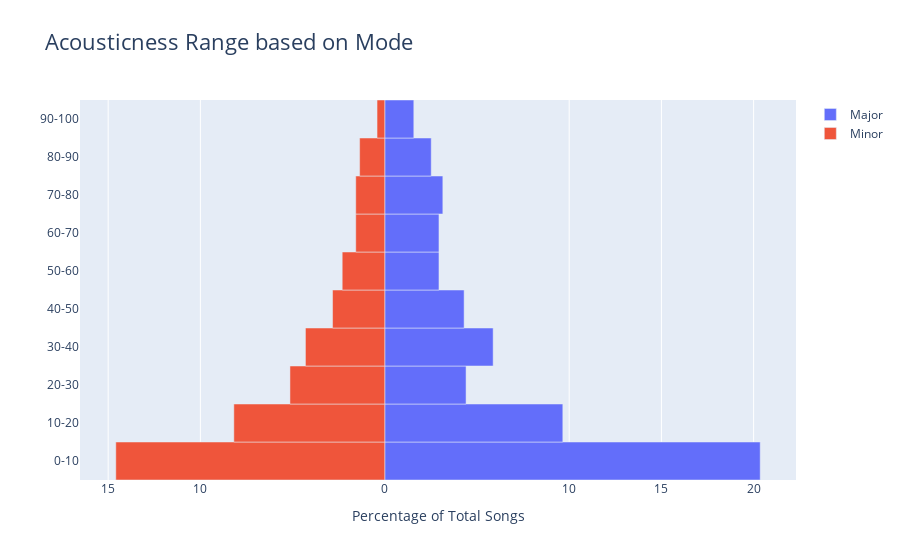

Notebook code cell kept with this figure:
### Code cell
percentage_ranges = np.arange(0, 101, 10)

# Create a new column in the DataFrame to categorize the acousticness into percentage ranges
df['acousticness_range'] = pd.cut(df['acousticness_%'], bins=percentage_ranges, include_lowest=True, right=False)

# Map the categorical ranges to the desired format
df['acousticness_range'] = df['acousticness_range'].apply(lambda x: f'{int(x.left)}-{int(x.right)}')

# Calculate the total count of songs
total_songs = len(df)

# Calculate the percentage of songs for each acousticness range and mode
grouped_df = df.groupby(['acousticness_range', 'mode'], observed=True).size().reset_index(name='song_count')
grouped_df['percentage'] = (grouped_df['song_count'] / total_songs) * 100

# Create a new DataFrame for the final result
result_df = pd.pivot_table(grouped_df, values='percentage', index='acousticness_range', columns='mode', fill_value=0).reset_index()

result_df['Minor'] *= -1  # Invert the percentage for the 'Minor' mode

# Create the population pyramid using Plotly
fig = gp.Figure()

# Adding Major data to the figure
fig.add_trace(gp.Bar(y=result_df['acousticness_range'], x=result_df['Major'],
                     name='Major', orientation='h'))

# Adding Minor data to the figure
fig.add_trace(gp.Bar(y=result_df['acousticness_range'], x=result_df['Minor'],
                     name='Minor', orientation='h'))

# Updating the layout for our graph
fig.update_layout(title='Acousticness Range based on Mode',
                  title_font_size=22, barmode='relative',
                  bargap=0.0, bargroupgap=0,
                  xaxis=dict(tickvals=[-20, -15, -10, 0, 10, 15, 20],
                             ticktext=['20', '15', '10', '0', '10', '15', '20'],
                             title='Percentage of Total Songs',
                             title_font_size=14)
                  )

fig.show()

df.drop(['acousticness_range'], axis=1, inplace=True)

### Figure 1 — Plotly figure (JSON) as saved in the notebook; plotly's stock layout.template omitted (floating-point values rounded to 4 significant figures)
{"data": [{"name": "Major", "orientation": "h", "type": "bar", "x": [20.36, 9.654, 4.407, 5.876, 4.302, 2.938, 2.938, 3.148, 2.518, 1.574], "y": ["0-10", "10-20", "20-30", "30-40", "40-50", "50-60", "60-70", "70-80", "80-90", "90-100"]}, {"name": "Minor", "orientation": "h", "type": "bar", "x": [-14.59, -8.185, -5.142, -4.302, -2.833, -2.308, -1.574, -1.574, -1.364, -0.4197], "y": ["0-10", "10-20", "20-30", "30-40", "40-50", "50-60", "60-70", "70-80", "80-90", "90-100"]}], "layout": {"bargap": 0, "bargroupgap": 0, "barmode": "relative", "title": {"font": {"size": 22}, "text": "Acousticness Range based on Mode"}, "xaxis": {"ticktext": ["20", "15", "10", "0", "10", "15", "20"], "tickvals": [-20, -15, -10, 0, 10, 15, 20], "title": {"font": {"size": 14}, "text": "Percentage of Total Songs"}}}}
